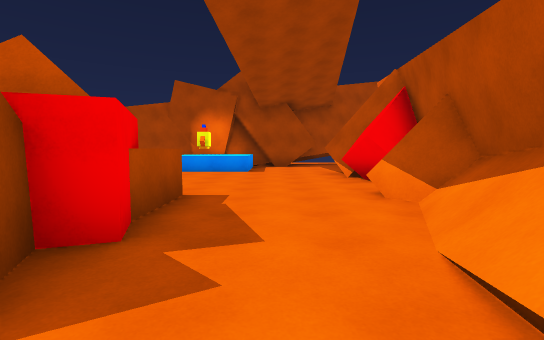
[1] (above)

14 first-person views from a walk through a scene from a Unity 3-D project. The camera is 1.4 m above the floor, tilts 4° down and sees 85° across. The floor is counted in squares, 2 m on a side. Each view is taken from the middle of a square. On the plan, view 1 faces up. The plan holds only what a view shows up to about 10 squares ahead; the rest is blank. The place goes on beyond the plan.

[2]
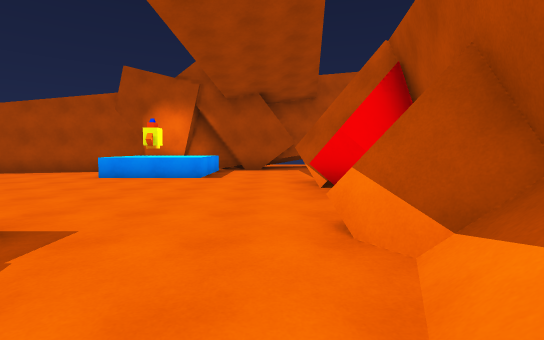

[3]
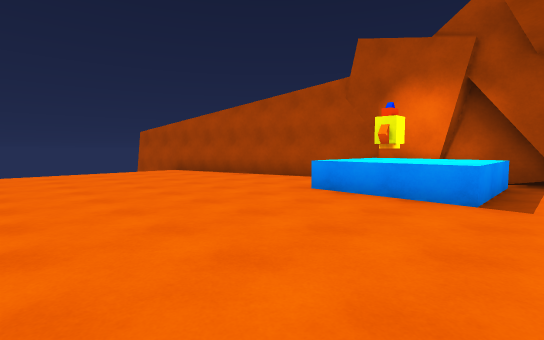

[4]
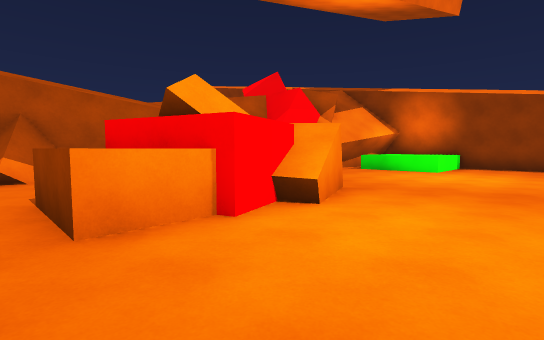

[5]
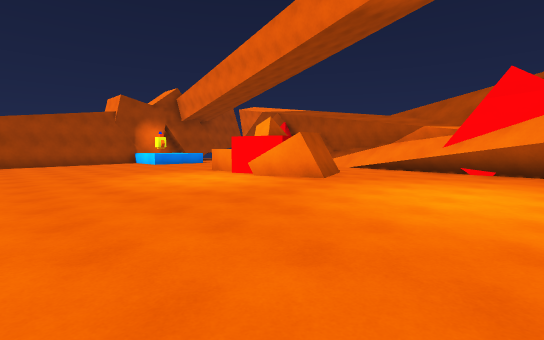

[6]
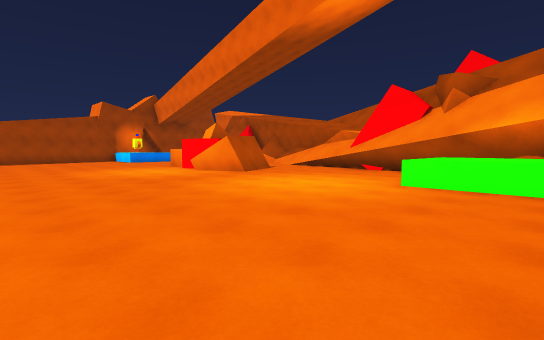

[7]
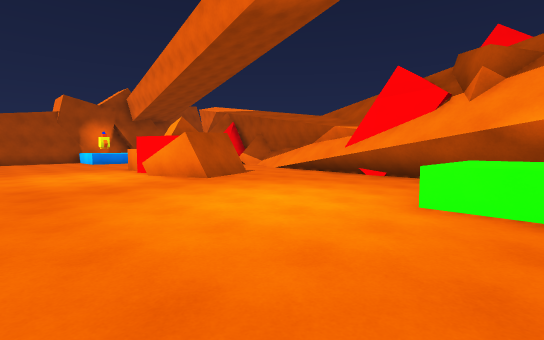

[8]
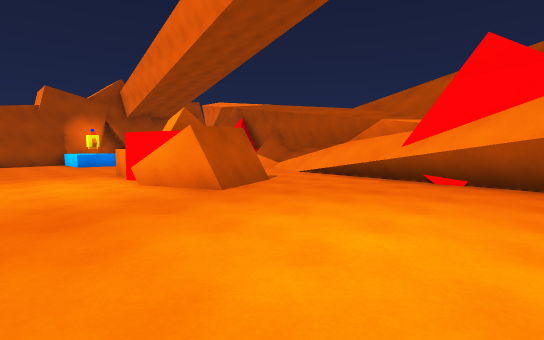

[9]
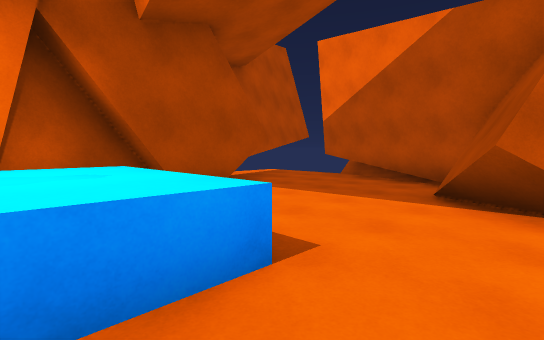

[10]
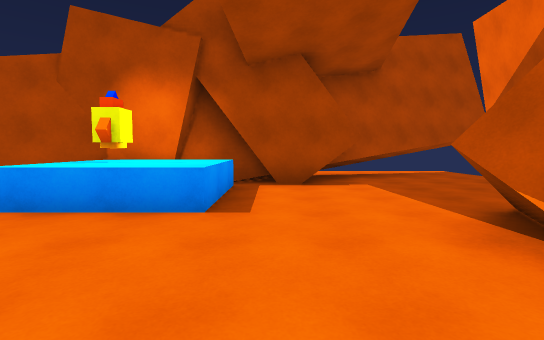

[11]
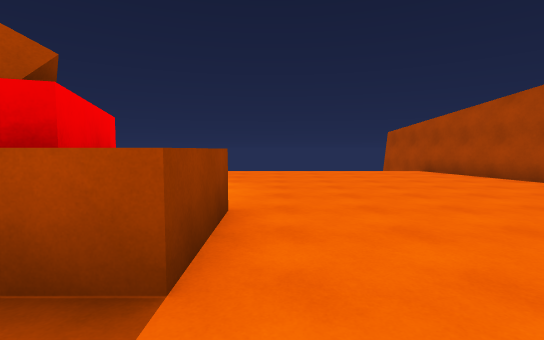

[12]
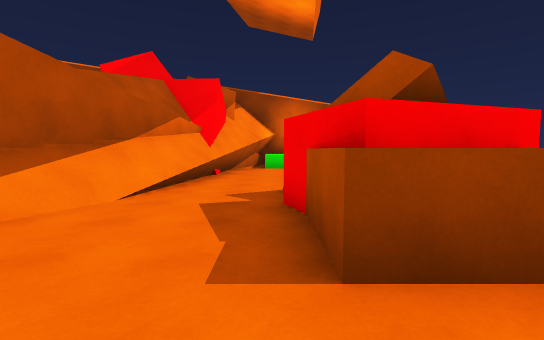

[13]
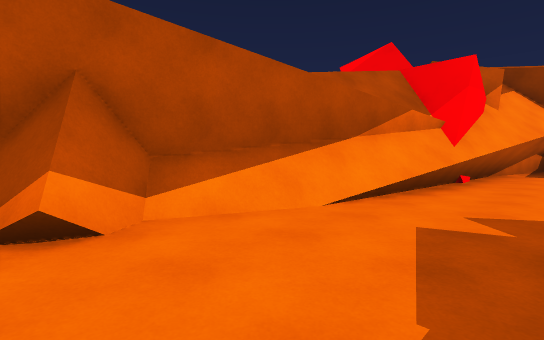

[14]
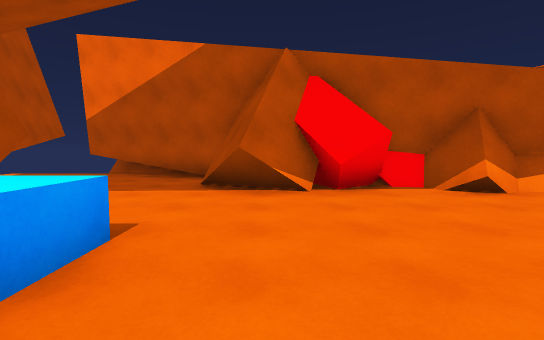

### Floor plan
Key: @ floor where view 1 was taken; # wall or solid block; . main floor; : floor 5.75 m higher than the main floor; + floor 6.75 m higher than the main floor; / step, stairs or slope; = window, fence, low wall or low ledge; ^ raised ledge; O other object.
Columns run from 10 left of view 1 to 5 right of it. Each row starts with its distance up from view 1.
 14             ####
 13           ###..#
 12      #######...#
 11  #####.^O^.....#
 10 ##.....^O^.....#
  9  ............###
  8  ...........##
  7  ...........##
  6  ...........##
  5  ...........##
  4  ......^^...##
  3  ......#O.../#
  2  ......##../##
  1  ......##../#
  0  .........@/#
 -1  ..........^
 -2  .........##^
 -3  .........##=
 -4  .........##=#^
 -5  ......^^^####
 -6  ......^^^#:
 -7  ......^^ #+

Positions as (right, up) in squares from view 1, and headings:
1: (0, 0), facing up
2: (1, 2), facing up
3: (0, 5), facing up-left
4: (-6, 5), facing down-right
5: (-9, -4), facing up-right
6: (-9, -7), facing up-right
7: (-7, -6), facing up-right
8: (-6, -4), facing up-right
9: (-2, 8), facing up-right
10: (0, 6), facing up
11: (0, 5), facing left
12: (-1, 6), facing down
13: (-1, 5), facing down-right
14: (-3, 8), facing right
